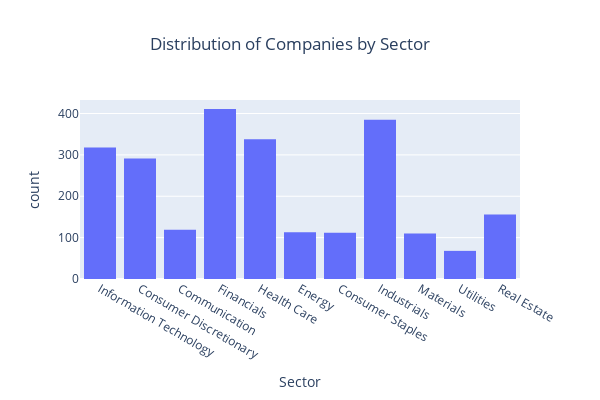

Notebook code cell kept with this figure:
### Markdown cell above
### Sector

### Code cell
plot_categorical_dist('Sector')

### Figure 1 — Plotly figure (JSON) as saved in the notebook; plotly's stock layout.template omitted (floating-point values rounded to 4 significant figures; data arrays with more than 128 entries replaced by an {"elided": "..."} marker saying what was removed)
{"data": [{"bingroup": "x", "histfunc": "count", "hovertemplate": "Sector=%{x}<br>count=%{y}<extra></extra>", "legendgroup": "", "marker": {"color": "#636efa", "pattern": {"shape": ""}}, "name": "", "orientation": "v", "showlegend": false, "type": "histogram", "x": {"elided": "2421 str values"}, "xaxis": "x", "y": {"elided": "2421 str values"}, "yaxis": "y"}], "layout": {"barmode": "relative", "height": 400, "legend": {"tracegroupgap": 0}, "title": {"pad": {"l": 120}, "text": "Distribution of Companies by Sector"}, "width": 600, "xaxis": {"anchor": "y", "domain": [0, 1], "title": {"text": "Sector"}}, "yaxis": {"anchor": "x", "domain": [0, 1], "title": {"text": "count"}}}}
